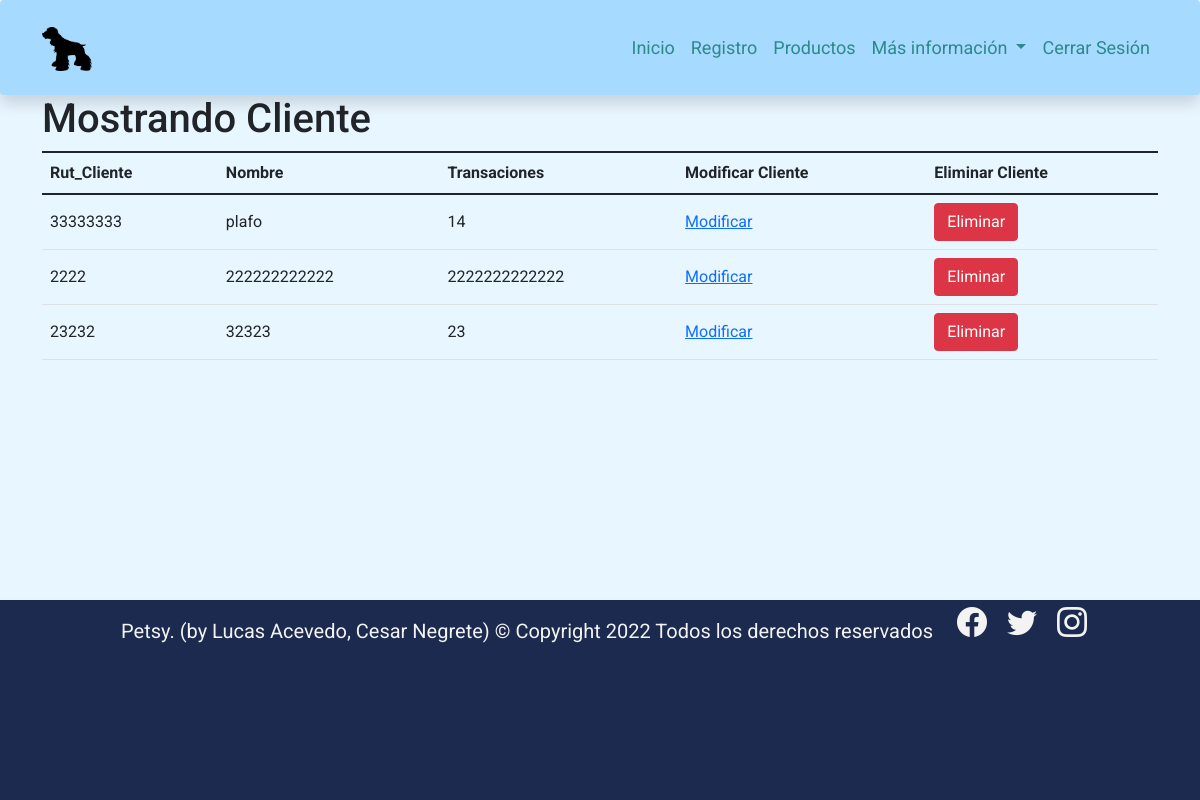
The app's page /MostrarCliente/ (signed in) with its own data.
### petsy/models.py (models this page shows, shortened)
class Cliente(models.Model):
    Rut_Cliente = models.CharField(max_length=8, primary_key=True, verbose_name='Id del cliente')
    Nombre = models.CharField(max_length=15, verbose_name='Nombre')
    Transaciones = models.IntegerField(verbose_name='Transaciones')

### petsy/views.py (the view)
# urls.py: path('MostrarCliente/', MostrarCliente, name="MostrarCliente"),
def MostrarCliente(request):
    cliente = Cliente.objects.all()
    datos = {
        'cliente' : cliente
    }
    return render(request, 'Mostrarcliente.html', datos)

### petsy/templates/Mostrarcliente.html (shortened to what this page needs)
<!doctype html>
<html lang="en">
  <head>
    <link rel="stylesheet" href="https://cdn.jsdelivr.net/npm/bootstrap-icons@1.8.1/font/bootstrap-icons.css">
    <link href="https://cdn.jsdelivr.net/npm/bootstrap@5.1.3/dist/css/bootstrap.min.css" rel="stylesheet">
    {%load static%}
    <link rel="stylesheet" href="{% static 'css/style.css' %}">
  </head>
  <body>
    <nav class="navbar navbar-expand-lg navbar-light p-4 shadow p-3 bg-white rounded" style="background-color: #a7daff !important;"  id="navbar">
        <div class="container">
          <a href="{% url 'index' %}"><img src="{% static './img/Petsy Logo.png' %}" alt="" width="50" height="44" class="d-inline-block align-text-top"></a>
          <div class="collapse navbar-collapse" id="navbarNavDropdown">
            <ul class="navbar-nav ms-auto">
              <li class="nav-item">
                <a class="nav-link active" aria-current="page" href="{% url 'index' %}">Inicio</a>
              </li>
              <li class="nav-item">
                <a class="nav-link" href="{% url 'registracion' %}">Registro</a>
              </li>
              <li class="nav-item">
                <a class="nav-link" href="{% url 'galeria' %}">Productos</a>
              </li>
              <li class="nav-item dropdown">
                <a class="nav-link dropdown-toggle" href="#" id="navbarDropdownMenuLink" role="button" data-bs-toggle="dropdown" aria-expanded="false">
                  Más información
                </a>
                  {% if user.is_authenticated  %}
              </li>
            <li class="nav-item">
              <a href="{%  url 'logout' %}" class="nav-link">Cerrar Sesión</a>
            </li>
            </ul>
                {%endif%}
          </div>
        </div>
      </nav>
    <div class="container">
    <div class="table">
        <h1>Mostrando Cliente</h1>
        <table class="table align-middle">
            <thead>
                <tr>
                    <th>Rut_Cliente</th>
                    <th>Nombre</th>
                    <th>Transaciones</th>
                    <th>Modificar Cliente</th>
                    <th>Eliminar Cliente</th>
                </tr>
            </thead>
            <tbody>
            {% for cl in cliente %}
                <tr>
                    <td>{{ cl.Rut_Cliente }}</td>
                    <td>{{ cl.Nombre }}</td>
                    <td>{{ cl.Transaciones }}</td>
                    <td><a href="{% url 'form_modcliente' cl.Rut_Cliente %}">Modificar</a></td>
                    <td><a href="{% url 'EliminarCliente' cl.Rut_Cliente %}" class="btn btn-danger">Eliminar</a></td>
                </tr>
            {% endfor %}
            </tbody>
        </table>
    </div>
  </div>
      <footer class="w-100 d-flex align-items justify-content-center flex-wrap">
        <p class="fs-5 px-3 pt-3">Petsy. (by Lucas Acevedo, Cesar Negrete) &copy; Copyright 2022 Todos los derechos
          reservados</p>
          <div id="iconos">
            <a href="#"><i class="bi bi-facebook"></i></a>
            <a href="#"><i class="bi bi-twitter"></i></a>
            <a href="#"><i class="bi bi-instagram"></i></a>
          </div>
      </footer>
</body>
  </html>

### petsy/static/css/style.css (style rules this page uses)
html { position: relative; min-height: 100%; padding-bottom: 200px; }
body { margin-bottom: 200px; font-family: 'Roboto', sans-serif !important; background-color: #e8f6ff !important; }
footer { position: absolute; bottom: 0; width: 100%; height: 200px; }
#navbar a { color: #2d898b; font-size: 18px; }
.nav-link { border-bottom: 1px solid transparent; }
footer { background: #1b2a4e; margin-bottom: auto; }
footer p { color: #f3f3f3; text-align: center; }
#iconos i { font-size: 30px; padding: 0 8px; color: #f3f3f3; }

### records on screen
Cliente: Rut_Cliente "33333333", Nombre "plafo", Transaciones "14"
Cliente: Rut_Cliente "2222", Nombre "222222222222", Transaciones "2222222222222"
Cliente: Rut_Cliente "23232", Nombre "32323", Transaciones "23"
